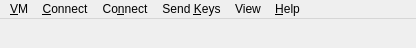
<?xml version="1.0" encoding="UTF-8"?>
<ui version="4.0">
 <author>Andrey Rijov</author>
 <class>Emulator_Control_Window</class>
 <widget class="QMainWindow" name="Emulator_Control_Window">
  <property name="geometry">
   <rect>
    <x>0</x>
    <y>0</y>
    <width>416</width>
    <height>48</height>
   </rect>
  </property>
  <property name="windowTitle">
   <string>Emulator Control</string>
  </property>
  <property name="windowIcon">
   <iconset resource="../resources/icons.qrc">
    <normaloff>:/go.png</normaloff>:/go.png</iconset>
  </property>
  <widget class="QWidget" name="centralwidget">
   <property name="enabled">
    <bool>false</bool>
   </property>
   <property name="sizePolicy">
    <sizepolicy hsizetype="Fixed" vsizetype="Fixed">
     <horstretch>0</horstretch>
     <verstretch>0</verstretch>
    </sizepolicy>
   </property>
  </widget>
  <widget class="QMenuBar" name="menubar">
   <property name="geometry">
    <rect>
     <x>0</x>
     <y>0</y>
     <width>416</width>
     <height>32</height>
    </rect>
   </property>
   <widget class="QMenu" name="menuHelp">
    <property name="title">
     <string>&amp;Help</string>
    </property>
    <addaction name="actionAbout_Emulator_Control"/>
   </widget>
   <widget class="QMenu" name="menuVM">
    <property name="title">
     <string>&amp;VM</string>
    </property>
    <addaction name="actionSave_Screenshot"/>
    <addaction name="actionSave_Screenshot_As"/>
    <addaction name="separator"/>
    <addaction name="actionSave_VM"/>
    <addaction name="separator"/>
    <addaction name="actionManage_Snapshots"/>
    <addaction name="separator"/>
    <addaction name="actionCommit"/>
    <addaction name="separator"/>
    <addaction name="actionMigrate"/>
    <addaction name="separator"/>
    <addaction name="actionPause_VM"/>
    <addaction name="actionPower_Off"/>
    <addaction name="actionReset_VM"/>
    <addaction name="separator"/>
    <addaction name="actionQEMU_Monitor"/>
    <addaction name="separator"/>
    <addaction name="actionQuit"/>
   </widget>
   <widget class="QMenu" name="menuSend_Keys">
    <property name="title">
     <string>Send &amp;Keys</string>
    </property>
    <widget class="QMenu" name="menuCtrl_Alt_F">
     <property name="title">
      <string>Ctrl-Alt-&amp;F#</string>
     </property>
     <property name="icon">
      <iconset resource="../resources/icons.qrc">
       <normaloff>:/key.png</normaloff>:/key.png</iconset>
     </property>
     <addaction name="actionCtrl_Alt_F1"/>
     <addaction name="actionCtrl_Alt_F2"/>
     <addaction name="actionCtrl_Alt_F3"/>
     <addaction name="actionCtrl_Alt_F4"/>
     <addaction name="actionCtrl_Alt_F5"/>
     <addaction name="actionCtrl_Alt_F6"/>
     <addaction name="actionCtrl_Alt_F7"/>
     <addaction name="actionCtrl_Alt_F8"/>
     <addaction name="actionCtrl_Alt_F9"/>
     <addaction name="actionCtrl_Alt_F10"/>
     <addaction name="actionCtrl_Alt_F11"/>
     <addaction name="actionCtrl_Alt_F12"/>
    </widget>
    <addaction name="actionCtrl_Alt_Delete"/>
    <addaction name="menuCtrl_Alt_F"/>
    <addaction name="actionCtrl_Alt_Backspace"/>
    <addaction name="actionOther_Keys"/>
    <addaction name="actionClipboard"/>
   </widget>
   <widget class="QMenu" name="menuConnect">
    <property name="title">
     <string>&amp;Connect</string>
    </property>
    <widget class="QMenu" name="menuFloppy_B">
     <property name="title">
      <string>Floppy &amp;B</string>
     </property>
     <property name="icon">
      <iconset resource="../resources/icons.qrc">
       <normaloff>:/fdd.png</normaloff>:/fdd.png</iconset>
     </property>
     <widget class="QMenu" name="menuFD1_Recent_Files">
      <property name="title">
       <string>&amp;Recent Files</string>
      </property>
     </widget>
     <addaction name="actionFD1_dev_fd0"/>
     <addaction name="actionFD1_dev_null"/>
     <addaction name="menuFD1_Recent_Files"/>
     <addaction name="actionFD1_Other"/>
     <addaction name="separator"/>
     <addaction name="actionFD1_Eject"/>
    </widget>
    <widget class="QMenu" name="menuFloppy_A">
     <property name="title">
      <string>Floppy &amp;A</string>
     </property>
     <property name="icon">
      <iconset resource="../resources/icons.qrc">
       <normaloff>:/fdd.png</normaloff>:/fdd.png</iconset>
     </property>
     <widget class="QMenu" name="menuFD0_Recent_Files">
      <property name="title">
       <string>&amp;Recent Files</string>
      </property>
     </widget>
     <addaction name="actionFD0_dev_fd0"/>
     <addaction name="actionFD0_dev_null"/>
     <addaction name="menuFD0_Recent_Files"/>
     <addaction name="actionFD0_Other"/>
     <addaction name="separator"/>
     <addaction name="actionFD0_Eject"/>
    </widget>
    <widget class="QMenu" name="menuUSB">
     <property name="title">
      <string>&amp;USB</string>
     </property>
     <property name="icon">
      <iconset resource="../resources/icons.qrc">
       <normaloff>:/usb.png</normaloff>:/usb.png</iconset>
     </property>
     <widget class="QMenu" name="menuUSB_Connect">
      <property name="title">
       <string>&amp;Connect</string>
      </property>
      <property name="icon">
       <iconset resource="../resources/icons.qrc">
        <normaloff>:/connect.png</normaloff>:/connect.png</iconset>
      </property>
      <addaction name="actionUSB_Update_Device_List"/>
      <addaction name="separator"/>
     </widget>
     <widget class="QMenu" name="menuDisconnect">
      <property name="title">
       <string>&amp;Disconnect</string>
      </property>
      <property name="icon">
       <iconset resource="../resources/icons.qrc">
        <normaloff>:/disconnect.png</normaloff>:/disconnect.png</iconset>
      </property>
      <addaction name="actionUSB_Disconnect_All_Devices"/>
      <addaction name="actionBy_Bus_Address"/>
      <addaction name="separator"/>
     </widget>
     <addaction name="menuUSB_Connect"/>
     <addaction name="menuDisconnect"/>
    </widget>
    <widget class="QMenu" name="menuCD_ROM">
     <property name="title">
      <string>&amp;CD-ROM</string>
     </property>
     <property name="icon">
      <iconset resource="../resources/icons.qrc">
       <normaloff>:/cdrom.png</normaloff>:/cdrom.png</iconset>
     </property>
     <widget class="QMenu" name="menuCDROM_Recent_Files">
      <property name="title">
       <string>&amp;Recent Files</string>
      </property>
     </widget>
     <addaction name="actionCDROM_dev_cdrom"/>
     <addaction name="actionCDROM_dev_null"/>
     <addaction name="separator"/>
     <addaction name="menuCDROM_Recent_Files"/>
     <addaction name="actionCDROM_Other"/>
     <addaction name="separator"/>
     <addaction name="actionCDROM_Eject"/>
    </widget>
    <addaction name="menuFloppy_A"/>
    <addaction name="menuFloppy_B"/>
    <addaction name="menuCD_ROM"/>
    <addaction name="menuUSB"/>
   </widget>
   <widget class="QMenu" name="menuView">
    <property name="title">
     <string>View</string>
    </property>
    <addaction name="actionDisplay_Scaling"/>
    <addaction name="actionFullscreen_Mode"/>
    <addaction name="actionReinit_VNC"/>
   </widget>
   <widget class="QMenu" name="menuConnectNew">
    <property name="title">
     <string>Co&amp;nnect</string>
    </property>
   </widget>
   <addaction name="menuVM"/>
   <addaction name="menuConnect"/>
   <addaction name="menuConnectNew"/>
   <addaction name="menuSend_Keys"/>
   <addaction name="menuView"/>
   <addaction name="menuHelp"/>
  </widget>
  <action name="actionSave_Screenshot">
   <property name="icon">
    <iconset resource="../resources/icons.qrc">
     <normaloff>:/save.png</normaloff>:/save.png</iconset>
   </property>
   <property name="text">
    <string>Save Screens&amp;hot</string>
   </property>
  </action>
  <action name="actionSave_VM">
   <property name="icon">
    <iconset resource="../resources/icons.qrc">
     <normaloff>:/save.png</normaloff>:/save.png</iconset>
   </property>
   <property name="text">
    <string>&amp;Save VM</string>
   </property>
  </action>
  <action name="actionLoad_VM">
   <property name="icon">
    <iconset resource="../resources/icons.qrc">
     <normaloff>:/open-file.png</normaloff>:/open-file.png</iconset>
   </property>
   <property name="text">
    <string>&amp;Load VM</string>
   </property>
   <property name="shortcut">
    <string>Ctrl+O</string>
   </property>
  </action>
  <action name="actionPause_VM">
   <property name="icon">
    <iconset resource="../resources/icons.qrc">
     <normaloff>:/pause.png</normaloff>:/pause.png</iconset>
   </property>
   <property name="text">
    <string>&amp;Pause VM</string>
   </property>
  </action>
  <action name="actionQuit">
   <property name="icon">
    <iconset resource="../resources/icons.qrc">
     <normaloff>:/exit.png</normaloff>:/exit.png</iconset>
   </property>
   <property name="text">
    <string>&amp;Quit</string>
   </property>
  </action>
  <action name="actionSave_VM_State_As">
   <property name="icon">
    <iconset resource="../resources/icons.qrc">
     <normaloff>:/save-as.png</normaloff>:/save-as.png</iconset>
   </property>
   <property name="text">
    <string>Save VM S&amp;tate...</string>
   </property>
  </action>
  <action name="actionLoad_VM_State">
   <property name="icon">
    <iconset resource="../resources/icons.qrc">
     <normaloff>:/open-file.png</normaloff>:/open-file.png</iconset>
   </property>
   <property name="text">
    <string>Load VM St&amp;ate...</string>
   </property>
  </action>
  <action name="actionReset_VM">
   <property name="icon">
    <iconset resource="../resources/icons.qrc">
     <normaloff>:/restart.png</normaloff>:/restart.png</iconset>
   </property>
   <property name="text">
    <string>&amp;Reset VM</string>
   </property>
  </action>
  <action name="actionPower_Off">
   <property name="icon">
    <iconset resource="../resources/icons.qrc">
     <normaloff>:/stop.png</normaloff>:/stop.png</iconset>
   </property>
   <property name="text">
    <string>Power &amp;Off</string>
   </property>
  </action>
  <action name="actionCommit">
   <property name="icon">
    <iconset resource="../resources/icons.qrc">
     <normaloff>:/save-all.png</normaloff>:/save-all.png</iconset>
   </property>
   <property name="text">
    <string>&amp;Commit</string>
   </property>
  </action>
  <action name="actionMigrate">
   <property name="text">
    <string>&amp;Migrate…</string>
   </property>
   <property name="toolTip">
    <string>Start outgoing QMP migrate to a URI (e.g. tcp:host:4444)</string>
   </property>
  </action>
  <action name="actionCtrl_Alt_Delete">
   <property name="icon">
    <iconset resource="../resources/icons.qrc">
     <normaloff>:/key.png</normaloff>:/key.png</iconset>
   </property>
   <property name="text">
    <string>Ctrl-Alt-&amp;Delete</string>
   </property>
  </action>
  <action name="actionCtrl_Alt_F1">
   <property name="text">
    <string>&amp;1</string>
   </property>
  </action>
  <action name="actionCtrl_Alt_F2">
   <property name="text">
    <string>&amp;2</string>
   </property>
  </action>
  <action name="actionCtrl_Alt_F3">
   <property name="text">
    <string>&amp;3</string>
   </property>
  </action>
  <action name="actionCtrl_Alt_F4">
   <property name="text">
    <string>&amp;4</string>
   </property>
  </action>
  <action name="actionCtrl_Alt_F5">
   <property name="text">
    <string>&amp;5</string>
   </property>
  </action>
  <action name="actionCtrl_Alt_F6">
   <property name="text">
    <string>&amp;6</string>
   </property>
  </action>
  <action name="actionCtrl_Alt_F7">
   <property name="text">
    <string>&amp;7</string>
   </property>
  </action>
  <action name="actionCtrl_Alt_F8">
   <property name="text">
    <string>&amp;8</string>
   </property>
  </action>
  <action name="actionCtrl_Alt_F9">
   <property name="text">
    <string>&amp;9</string>
   </property>
  </action>
  <action name="actionCtrl_Alt_F10">
   <property name="text">
    <string>1&amp;0</string>
   </property>
  </action>
  <action name="actionCtrl_Alt_F11">
   <property name="text">
    <string>11</string>
   </property>
  </action>
  <action name="actionCtrl_Alt_F12">
   <property name="text">
    <string>12</string>
   </property>
  </action>
  <action name="actionFD0_dev_fd0">
   <property name="icon">
    <iconset resource="../resources/icons.qrc">
     <normaloff>:/fdd.png</normaloff>:/fdd.png</iconset>
   </property>
   <property name="text">
    <string>/&amp;dev/fd0</string>
   </property>
  </action>
  <action name="actionFD0_dev_null">
   <property name="text">
    <string>/dev/&amp;null</string>
   </property>
  </action>
  <action name="actionFD0_Other">
   <property name="icon">
    <iconset resource="../resources/icons.qrc">
     <normaloff>:/open-file.png</normaloff>:/open-file.png</iconset>
   </property>
   <property name="text">
    <string>&amp;Other...</string>
   </property>
  </action>
  <action name="actionFD0_Eject">
   <property name="icon">
    <iconset resource="../resources/icons.qrc">
     <normaloff>:/eject.png</normaloff>:/eject.png</iconset>
   </property>
   <property name="text">
    <string>&amp;Eject</string>
   </property>
  </action>
  <action name="actionUSB_Update_Device_List">
   <property name="text">
    <string>&amp;Update Device List</string>
   </property>
  </action>
  <action name="actionAbout_Emulator_Control">
   <property name="icon">
    <iconset resource="../resources/icons.qrc">
     <normaloff>:/about.png</normaloff>:/about.png</iconset>
   </property>
   <property name="text">
    <string>&amp;About Emulator Control...</string>
   </property>
  </action>
  <action name="actionFD1_dev_fd0">
   <property name="icon">
    <iconset resource="../resources/icons.qrc">
     <normaloff>:/fdd.png</normaloff>:/fdd.png</iconset>
   </property>
   <property name="text">
    <string>/&amp;dev/fd0</string>
   </property>
  </action>
  <action name="actionFD1_Other">
   <property name="icon">
    <iconset resource="../resources/icons.qrc">
     <normaloff>:/open-file.png</normaloff>:/open-file.png</iconset>
   </property>
   <property name="text">
    <string>&amp;Other...</string>
   </property>
  </action>
  <action name="actionFD1_Eject">
   <property name="icon">
    <iconset resource="../resources/icons.qrc">
     <normaloff>:/eject.png</normaloff>:/eject.png</iconset>
   </property>
   <property name="text">
    <string>&amp;Eject</string>
   </property>
  </action>
  <action name="actionFD1_dev_null">
   <property name="text">
    <string>/dev/&amp;null</string>
   </property>
  </action>
  <action name="actionCDROM_dev_cdrom">
   <property name="icon">
    <iconset resource="../resources/icons.qrc">
     <normaloff>:/cdrom.png</normaloff>:/cdrom.png</iconset>
   </property>
   <property name="text">
    <string>/&amp;dev/cdrom</string>
   </property>
  </action>
  <action name="actionCDROM_Other">
   <property name="icon">
    <iconset resource="../resources/icons.qrc">
     <normaloff>:/open-file.png</normaloff>:/open-file.png</iconset>
   </property>
   <property name="text">
    <string>&amp;Other...</string>
   </property>
  </action>
  <action name="actionCDROM_Eject">
   <property name="icon">
    <iconset resource="../resources/icons.qrc">
     <normaloff>:/eject.png</normaloff>:/eject.png</iconset>
   </property>
   <property name="text">
    <string>&amp;Eject</string>
   </property>
  </action>
  <action name="actionSave_Screenshot_As">
   <property name="icon">
    <iconset resource="../resources/icons.qrc">
     <normaloff>:/save-as.png</normaloff>:/save-as.png</iconset>
   </property>
   <property name="text">
    <string>Sa&amp;ve Screenshot As...</string>
   </property>
  </action>
  <action name="actionCDROM_dev_null">
   <property name="text">
    <string>/dev/&amp;null</string>
   </property>
  </action>
  <action name="actionUSB_Disconnect_All_Devices">
   <property name="text">
    <string>&amp;All Devices</string>
   </property>
  </action>
  <action name="actionOther_Keys">
   <property name="icon">
    <iconset resource="../resources/icons.qrc">
     <normaloff>:/key.png</normaloff>:/key.png</iconset>
   </property>
   <property name="text">
    <string>&amp;Other Keys...</string>
   </property>
  </action>
  <action name="actionQEMU_Monitor">
   <property name="icon">
    <iconset resource="../resources/icons.qrc">
     <normaloff>:/terminal.png</normaloff>:/terminal.png</iconset>
   </property>
   <property name="text">
    <string>QEMU &amp;Monitor</string>
   </property>
  </action>
  <action name="actionCtrl_Alt_Backspace">
   <property name="icon">
    <iconset resource="../resources/icons.qrc">
     <normaloff>:/key.png</normaloff>:/key.png</iconset>
   </property>
   <property name="text">
    <string>&amp;Ctrl-Alt-Backspace</string>
   </property>
  </action>
  <action name="actionSerial_Null">
   <property name="text">
    <string>null (/dev/null)</string>
   </property>
  </action>
  <action name="actionStdio_Standard_In_Out">
   <property name="text">
    <string>stdio (Standard In Out)</string>
   </property>
  </action>
  <action name="actionSerial_Other">
   <property name="text">
    <string>Other...</string>
   </property>
  </action>
  <action name="action_Serial_ttyS0">
   <property name="text">
    <string>/dev/ttyS0</string>
   </property>
  </action>
  <action name="actionParport_Other">
   <property name="text">
    <string>Other...</string>
   </property>
  </action>
  <action name="actionParport_Null">
   <property name="text">
    <string>null (/dev/null)</string>
   </property>
  </action>
  <action name="actionBy_Bus_Address">
   <property name="text">
    <string>&amp;By Bus.Address</string>
   </property>
  </action>
  <action name="actionManage_Snapshots">
   <property name="icon">
    <iconset resource="../resources/icons.qrc">
     <normaloff>:/clock.png</normaloff>:/clock.png</iconset>
   </property>
   <property name="text">
    <string>Ma&amp;nage Snapshots</string>
   </property>
  </action>
  <action name="actionD">
   <property name="text">
    <string>d</string>
   </property>
  </action>
  <action name="actionDisplay_Scaling">
   <property name="checkable">
    <bool>true</bool>
   </property>
   <property name="icon">
    <iconset resource="../resources/icons.qrc">
     <normaloff>:/scale.png</normaloff>:/scale.png</iconset>
   </property>
   <property name="text">
    <string>&amp;Display Scaling</string>
   </property>
  </action>
  <action name="actionFullscreen_Mode">
   <property name="checkable">
    <bool>true</bool>
   </property>
   <property name="icon">
    <iconset resource="../resources/icons.qrc">
     <normaloff>:/fullscreen.png</normaloff>:/fullscreen.png</iconset>
   </property>
   <property name="text">
    <string>&amp;Fullscreen Mode</string>
   </property>
   <property name="shortcut">
    <string>Ctrl+Alt+F</string>
   </property>
  </action>
  <action name="actionShow_Status_Bar">
   <property name="checkable">
    <bool>true</bool>
   </property>
   <property name="text">
    <string>Show Status Bar</string>
   </property>
  </action>
  <action name="actionReinit_VNC">
   <property name="icon">
    <iconset resource="../resources/icons.qrc">
     <normaloff>:/bug.png</normaloff>:/bug.png</iconset>
   </property>
   <property name="text">
    <string>&amp;Reinit VNC</string>
   </property>
  </action>
  <action name="actionA">
   <property name="text">
    <string>a</string>
   </property>
  </action>
  <action name="actionA_2">
   <property name="text">
    <string>a</string>
   </property>
  </action>
  <action name="actionClipboard">
   <property name="icon">
    <iconset resource="../resources/icons.qrc">
     <normaloff>:/key.png</normaloff>:/key.png</iconset>
   </property>
   <property name="text">
    <string>C&amp;lipboard</string>
   </property>
  </action>
  <action name="actionGrab_Mouse">
   <property name="icon">
    <iconset resource="../resources/icons.qrc">
     <normaloff>:/input-mouse.png</normaloff>:/input-mouse.png</iconset>
   </property>
   <property name="text">
    <string>&amp;Grab Mouse</string>
   </property>
  </action>
 </widget>
 <resources>
  <include location="../resources/icons.qrc"/>
 </resources>
 <connections/>
</ui>
